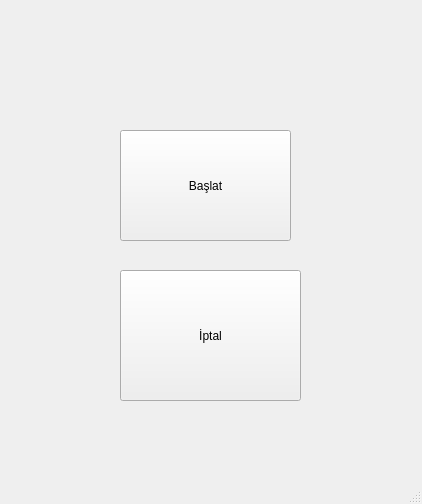
<?xml version="1.0" encoding="UTF-8"?>
<ui version="4.0">
 <class>MainWindow</class>
 <widget class="QMainWindow" name="MainWindow">
  <property name="geometry">
   <rect>
    <x>0</x>
    <y>0</y>
    <width>422</width>
    <height>504</height>
   </rect>
  </property>
  <property name="windowTitle">
   <string>MainWindow</string>
  </property>
  <widget class="QWidget" name="centralwidget">
   <widget class="QPushButton" name="btBslat">
    <property name="geometry">
     <rect>
      <x>120</x>
      <y>130</y>
      <width>171</width>
      <height>111</height>
     </rect>
    </property>
    <property name="text">
     <string>Başlat</string>
    </property>
   </widget>
   <widget class="QPushButton" name="BtIptal">
    <property name="geometry">
     <rect>
      <x>120</x>
      <y>270</y>
      <width>181</width>
      <height>131</height>
     </rect>
    </property>
    <property name="text">
     <string>İptal</string>
    </property>
   </widget>
  </widget>
  <widget class="QMenuBar" name="menubar">
   <property name="geometry">
    <rect>
     <x>0</x>
     <y>0</y>
     <width>422</width>
     <height>21</height>
    </rect>
   </property>
  </widget>
  <widget class="QStatusBar" name="statusbar"/>
 </widget>
 <resources/>
 <connections/>
</ui>
